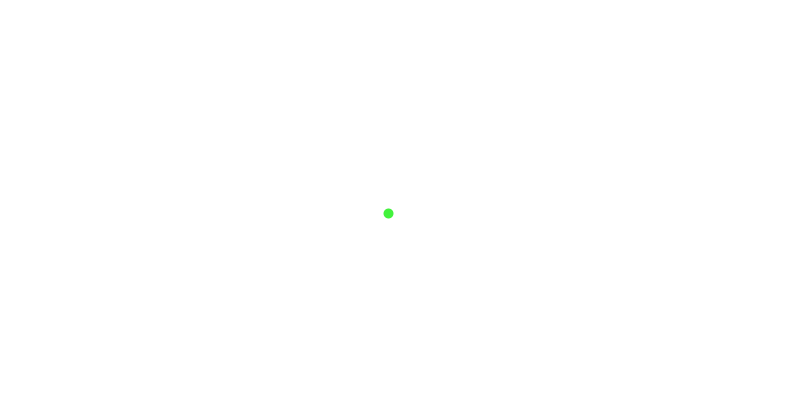
Frame 1 (no input)
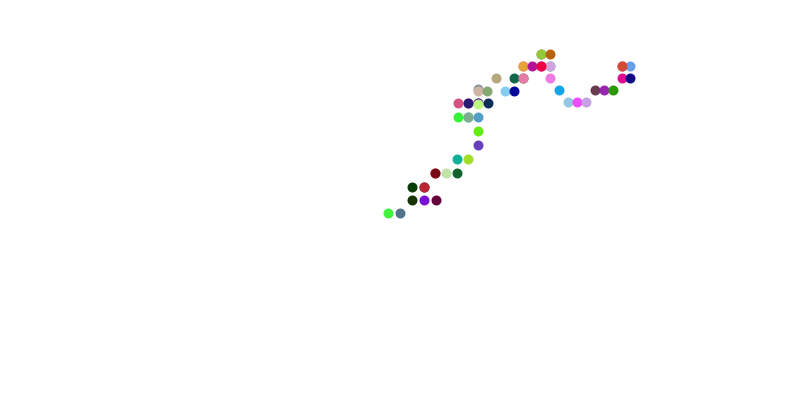
Frame 60 (the mouse pressed at the canvas centre just before this capture)
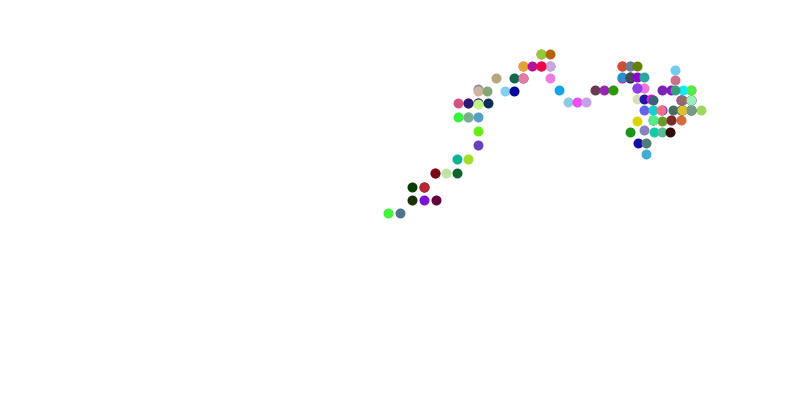
Frame 120 (the mouse held since frame 60 and released just before this capture)

The Processing sketch that drew these frames (run headless with seeded random() and noise(); from frame 60 on, the mouse is pressed at the canvas centre):

// Processing sketch: PerlinNoise_StepWalker
// ── PerlinNoise_StepWalker.pde
// Daniel Shiffman
// The Nature of Code
// http://www.shiffman.net/

Walker w;

void setup() {
  size(800,400);
  // Create a walker object
  w = new Walker();
  background(255);
}

void draw() {
  // Run the walker object
  w.move();
  w.render();
}



// ── Walker.pde
class Walker {
  float x, y;
  float stepX, stepY;
  int stepMax = 20;

  float tx, ty;

  Walker() {
    tx = 0;
    ty = 10000;
    x = width / 2;
    y = height / 2;
  }

  void step() {
    stepX = map(noise(tx), 0, 1, 0, stepMax);
    stepY = map(noise(ty), 0, 1, 0, stepMax);

    tx += 0.01;
    ty += 0.01;
  }
  
  void move() {
    step();
    
    int choice = int(floor(random(8)));
    if (choice == 0) {  //SW
      x -= stepX;
      y -= stepY;
    } else if (choice == 1) {  //S
      y -= stepY;
    } else if (choice == 2) {  //SE
      x += stepX;
      y -= stepY;
    } else if (choice == 3) {  //W
      x -= stepX;
    } else if (choice == 4) {  //E
      x += stepX;
    } else if (choice == 5) {  //NW
      x -= stepX;
      y += stepY;
    } else if (choice == 6) {  //N
      x += stepX;
    } else if (choice == 7) {  //NE
      x += stepX;
      y += stepY;
    }
    
    if (x < 0) {
      x = 0;
    }
    if (x > width) {
      x = width;
    }
    if (y < 0) {
      y = 0;
    }
    if (y > height) {
      y = height;
    }
    
    x = Math.round(x);
    y = Math.round(y);
    
    System.out.println(x + ", " + y);
  }  
  
  void render() {
    stroke(random(255), random(255), random(255));
    strokeWeight(10);
    
    point(x, y);
    //ellipse(x, y, 16, 16);
  }
}
